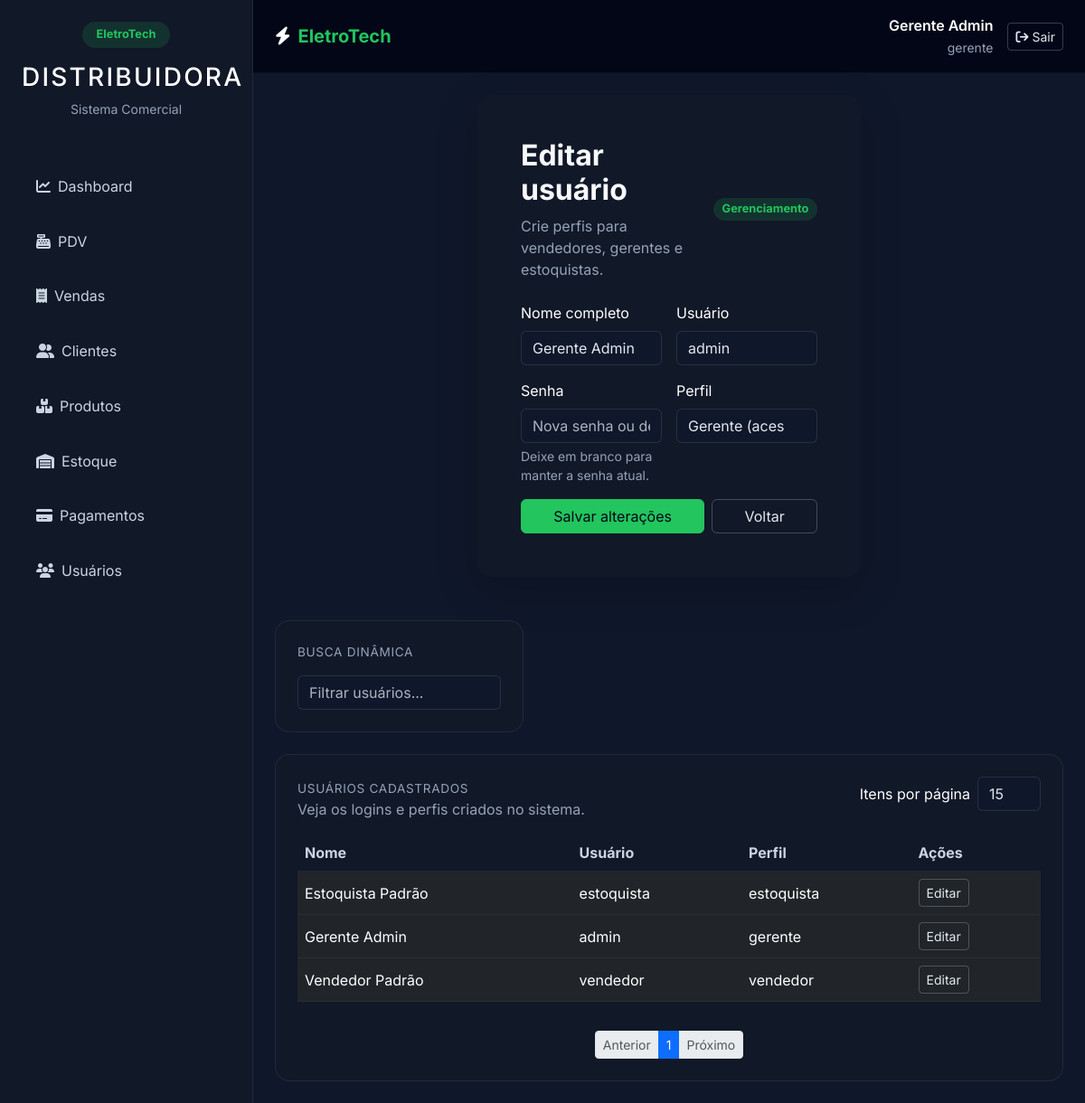
Screenshot of /edit/1 (signed in) with the database file from the repository.
### tables this page shows
CREATE TABLE users (
    id INTEGER PRIMARY KEY AUTOINCREMENT,
    name TEXT NOT NULL,
    username TEXT NOT NULL UNIQUE,
    password BLOB NOT NULL,
    role TEXT NOT NULL,
    created_at TEXT DEFAULT CURRENT_TIMESTAMP
);

### routes/auth.py (the view, shortened to what this page needs)
@auth_bp.route('/edit/<int:id>', methods=['GET', 'POST'])
@login_required
@role_required('gerente')
def edit_user(id):
    user = query_db('SELECT * FROM users WHERE id = ?;', (id,), one=True)
    if not user:
        flash('Usuário não encontrado.', 'danger')
        return redirect(url_for('auth.register'))
    users = query_db('SELECT id, name, username, role FROM users ORDER BY role, name;')
    return render_template(
        'register.html',
        users=users,
        edit_user=user,
        form_action=url_for('auth.edit_user', id=id),
        form_title='Editar usuário',
        submit_label='Salvar alterações'
    )

### models/db.py (called while the page is built)
def get_db():
    db = getattr(g, '_database', None)
    if db is None:
        db = g._database = sqlite3.connect(
            os.path.join(os.path.dirname(__file__), '..', 'database', 'eletrotech.db')
        )
        db.row_factory = sqlite3.Row
    return db

def query_db(query, args=(), one=False):
    db = get_db()
    cur = db.execute(query, args)
    rv = cur.fetchall()
    cur.close()
    return (rv[0] if rv else None) if one else rv

### routes/auth.py (called while the page is built)
def login_required(view):
    @wraps(view)
    def wrapped_view(**kwargs):
        if 'user_id' not in session:
            return redirect(url_for('auth.login'))
        return view(**kwargs)
    return wrapped_view

def role_required(*roles):
    def decorator(view):
        @wraps(view)
        def wrapped_view(**kwargs):
            if 'role' not in session or session['role'] not in roles:
                flash('Acesso negado: permissão insuficiente.', 'danger')
                return redirect(url_for('dashboard.index'))
            return view(**kwargs)
        return wrapped_view
    return decorator

@auth_bp.app_context_processor
def inject_user():
    return {'current_user': session}

### templates/register.html (shortened to what this page needs)
{% extends 'layout.html' %}
{% block content %}
<div class="row justify-content-center align-items-center min-vh-80">
  <div class="col-md-8 col-lg-6">
    <div class="card rounded-4 shadow-lg border-0 overflow-hidden">
      <div class="card-body p-5">
        <div class="d-flex justify-content-between align-items-center mb-4">
          <div>
            <h2 class="fw-bold">{{ form_title }}</h2>
            <p class="text-muted mb-0">Crie perfis para vendedores, gerentes e estoquistas.</p>
          </div>
          <div class="badge badge-status">Gerenciamento</div>
        </div>
        <form method="post" action="{{ form_action }}" class="row g-3">
          <div class="col-md-6">
            <label class="form-label text-white">Nome completo</label>
            <input type="text" class="form-control" name="name" required placeholder="Nome do usuário" value="{{ edit_user.name if edit_user else '' }}">
          </div>
          <div class="col-md-6">
            <label class="form-label text-white">Usuário</label>
            <input type="text" class="form-control" name="username" required placeholder="Login" value="{{ edit_user.username if edit_user else '' }}">
          </div>
          <div class="col-md-6">
            <label class="form-label text-white">Senha</label>
            <input type="password" class="form-control" name="password" {{ '' if edit_user else 'required' }} placeholder="{{ 'Nova senha ou deixe em branco para manter a atual' if edit_user else 'Senha segura' }}">
            {% if edit_user %}
            <div class="form-text text-muted">Deixe em branco para manter a senha atual.</div>
            {% endif %}
          </div>
          <div class="col-md-6">
            <label class="form-label text-white">Perfil</label>
            <select class="form-select" name="role" required>
              <option value="gerente" {% if edit_user and edit_user.role == 'gerente' %}selected{% endif %}>Gerente (acesso total)</option>
            </select>
          </div>
          <div class="col-12 d-flex gap-2">
            <button class="btn btn-primary flex-fill">{{ submit_label }}</button>
            <a href="{{ url_for('dashboard.index') }}" class="btn btn-outline-light flex-fill">Voltar</a>
          </div>
        </form>
      </div>
    </div>
  </div>
</div>
<div class="row g-4 mt-4">
  <div class="col-12 col-xl-4">
    <div class="card p-4">
      <span class="section-title">Busca dinâmica</span>
      <div class="mt-3">
        <input id="searchUsers" data-search-target="#usersTable" type="text" class="form-control" placeholder="Filtrar usuários...">
      </div>
    </div>
  </div>
  <div class="col-12">
    <div class="card p-4">
      <div class="d-flex flex-column flex-md-row justify-content-between align-items-start gap-3 mb-3">
        <div>
          <span class="section-title">Usuários cadastrados</span>
          <p class="text-muted mb-0">Veja os logins e perfis criados no sistema.</p>
        </div>
        <div class="d-flex align-items-center gap-2">
          <label class="text-white mb-0">Itens por página</label>
          <select id="itemsPerPageUsers" class="form-select w-auto">
            <option value="15" selected>15</option>
          </select>
        </div>
      </div>
      <div class="table-responsive table-fixed-height">
        <table id="usersTable" class="table table-dark table-hover align-middle">
          <thead>
            <tr>
              <th>Nome</th>
              <th>Usuário</th>
              <th>Perfil</th>
              <th>Ações</th>
            </tr>
          </thead>
          <tbody>
            {% for user in users %}
            <tr data-row>
              <td>{{ user.name }}</td>
              <td>{{ user.username }}</td>
              <td>{{ user.role }}</td>
              <td>
                <a href="{{ url_for('auth.edit_user', id=user.id) }}" class="btn btn-sm btn-outline-light">Editar</a>
              </td>
            </tr>
            {% else %}
            <tr>
              <td colspan="4" class="text-center text-muted">Nenhum usuário cadastrado.</td>
            </tr>
            {% endfor %}
          </tbody>
        </table>
      </div>
      <nav aria-label="Paginação de usuários" class="mt-3">
        <ul id="paginationControlsUsers" class="pagination pagination-sm justify-content-center mb-0"></ul>
      </nav>
    </div>
  </div>
</div>
{% endblock %}

### templates/layout.html (shortened to what this page needs)
<!doctype html>
<html lang="pt-br">
  <head>
    <link href="https://cdnjs.cloudflare.com/ajax/libs/font-awesome/6.5.0/css/all.min.css" rel="stylesheet">
    <link href="https://cdn.jsdelivr.net/npm/bootstrap@5.3.0/dist/css/bootstrap.min.css" rel="stylesheet">
    <link rel="stylesheet" href="{{ url_for('static', filename='style.css') }}">
  </head>
  <body>
    {% if current_user %}
    <div class="d-flex">
      <aside class="sidebar p-4 d-none d-lg-flex flex-column">
        <div class="mb-5 text-center">
          <div class="mb-3">
            <span class="badge badge-status py-2 px-3">EletroTech</span>
          </div>
          <h3 class="text-white brand">Distribuidora</h3>
          <p class="text-muted small mb-0">Sistema Comercial</p>
        </div>
        <nav class="nav flex-column gap-2">
          <a class="nav-link {% if request.path == url_for('dashboard.index') %}active{% endif %}" href="{{ url_for('dashboard.index') }}"><i class="fa-solid fa-chart-line me-2"></i>Dashboard</a>
          <a class="nav-link {% if request.path.startswith(url_for('sales.pdv')) %}active{% endif %}" href="{{ url_for('sales.pdv') }}"><i class="fa-solid fa-cash-register me-2"></i>PDV</a>
          <a class="nav-link {% if request.path.startswith(url_for('sales.sale_list')) %}active{% endif %}" href="{{ url_for('sales.sale_list') }}"><i class="fa-solid fa-receipt me-2"></i>Vendas</a>
          <a class="nav-link {% if request.path.startswith(url_for('customers.list_customers')) %}active{% endif %}" href="{{ url_for('customers.list_customers') }}"><i class="fa-solid fa-user-group me-2"></i>Clientes</a>
          <a class="nav-link {% if request.path.startswith(url_for('products.list_products')) %}active{% endif %}" href="{{ url_for('products.list_products') }}"><i class="fa-solid fa-boxes-stacked me-2"></i>Produtos</a>
          <a class="nav-link " href="{{ url_for('stock.entry') }}"><i class="fa-solid fa-warehouse me-2"></i>Estoque</a>
          <a class="nav-link " href="{{ url_for('payment_methods.list_payment_methods') }}"><i class="fa-solid fa-credit-card me-2"></i>Pagamentos</a>
          {% if current_user.get('role') == 'gerente' %}
          <a class="nav-link {% if request.path.startswith(url_for('auth.register')) %}active{% endif %}" href="{{ url_for('auth.register') }}"><i class="fa-solid fa-users me-2"></i>Usuários</a>
          {% endif %}
        </nav>
      </aside>
      <div class="flex-fill">
        <header class="topbar navbar navbar-expand-lg navbar-dark px-4 py-3">
          <div class="container-fluid px-0">
            <a class="navbar-brand d-flex align-items-center gap-2" href="{{ url_for('dashboard.index') }}">
              <i class="fa-solid fa-bolt"></i>
              <span>EletroTech</span>
            </a>
            <div class="d-flex align-items-center gap-3 ms-auto">
              <div class="text-end d-none d-md-block">
                <div class="text-white fw-semibold">{{ current_user.get('name') }}</div>
                <small class="text-muted">{{ current_user.get('role') }}</small>
              </div>
              <a class="btn btn-outline-light btn-sm" href="{{ url_for('auth.logout') }}"><i class="fa-solid fa-arrow-right-from-bracket me-1"></i>Sair</a>
            </div>
          </div>
        </header>
        <main class="content-wrapper container-fluid p-4">
    {% else %}
    <main class="container-fluid p-4 min-vh-100 d-flex justify-content-center align-items-center">
    {% endif %}
      {% block content %}{% endblock %}
    </main>
    {% if current_user %}
      </div>
    </div>
    {% endif %}
  </body>
</html>

### static/style.css (style rules this page uses)
body { min-height: 100vh; background: #0f172a; color: #f8fafc; font-family: 'Inter', system-ui, -apple-system, BlinkMacSystemFont, 'Segoe UI', sans-serif; }
body, body h1, body h2, body h3, body h4, body h5, body h6, body p, body label, body a, body button, body small, body span, body li, body td, body th, body .nav-link, body .form-label, body .input-group-text, body .card, body .card-header, body .card-body { color: #f8fafc; }
html, body { scroll-behavior: smooth; }
body { opacity: 0; transition: opacity 0.25s ease-in-out; }
body.fade-in { opacity: 1; }
*, *::before, *::after { transition: background-color 0.22s ease, color 0.22s ease, border-color 0.22s ease, box-shadow 0.22s ease, transform 0.22s ease; }
body, .card, .btn, .form-control, .form-select, .nav-link, .table tbody tr, .alert, .offcanvas, .topbar, .sidebar, .card-body { transition: background-color 0.22s ease, color 0.22s ease, border-color 0.22s ease, box-shadow 0.22s ease, transform 0.22s ease; }
.sidebar { min-height: 100vh; width: 280px; background: #111827; border-right: 1px solid rgba(148, 163, 184, 0.12); }
.sidebar .brand { letter-spacing: 0.08em; text-transform: uppercase; }
.sidebar .nav-link { color: #cbd5e1; padding: 0.9rem 1rem; border-radius: 0.75rem; transition: all .2s ease; }
.topbar { background: #020617; border-bottom: 1px solid rgba(148, 163, 184, 0.08); }
.topbar .navbar-brand { color: #ffffff; font-weight: 700; }
.topbar .navbar-brand span { color: #22c55e; }
.content-wrapper { min-height: calc(100vh - 72px); }
.card { background: #111827; border: 1px solid rgba(148, 163, 184, 0.12); border-radius: 1rem; }
.table { color: #e2e8f0; }
.table thead th { color: #cbd5e1; border-bottom: 1px solid rgba(148, 163, 184, 0.1); }
.table tbody tr { border-bottom: 1px solid rgba(148, 163, 184, 0.08); }
.table td, .table th { vertical-align: middle; }
.form-control, .form-select, .form-control:focus, .form-select:focus { background: #0f172a; color: #e2e8f0; border-color: rgba(148, 163, 184, 0.18); box-shadow: none; }
.form-control::placeholder { color: rgba(226, 232, 240, 0.75); }
.text-muted { color: #94a3b8 !important; }
.btn-primary { background: #22c55e; border-color: #22c55e; color: #020617; }
.btn-outline-light { color: #e2e8f0; border-color: rgba(226, 232, 240, 0.24); }
.badge { font-size: 0.8rem; padding: 0.5em 0.75em; border-radius: 999px; }
.badge-status { background: rgba(34, 197, 94, 0.15); color: #22c55e; }
.section-title { letter-spacing: 0.05em; text-transform: uppercase; font-size: 0.85rem; color: #94a3b8; }
.table-fixed-height { max-height: 560px; overflow-y: auto; }
.table-fixed-height table thead th { position: sticky; top: 0; background: #111827; z-index: 2; }

### rows the page displays
users: get "Gerente Admin", get "gerente", name "Gerente Admin", username "admin", role "Gerente (acesso total)", role "gerente"
users: name "Estoquista Padrão", username "estoquista", role "estoquista"
users: name "Vendedor Padrão", username "vendedor", role "vendedor"

### other values shown
{{ submit_label }} "Salvar alterações"
